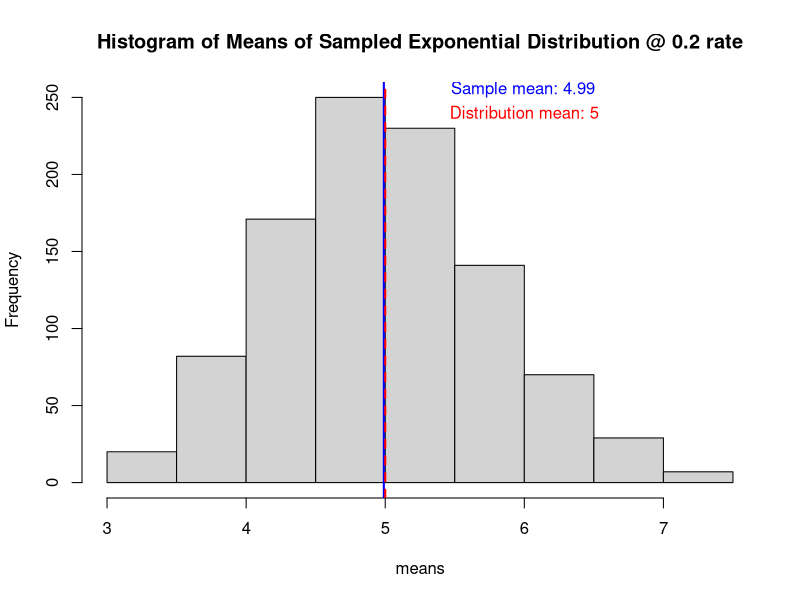
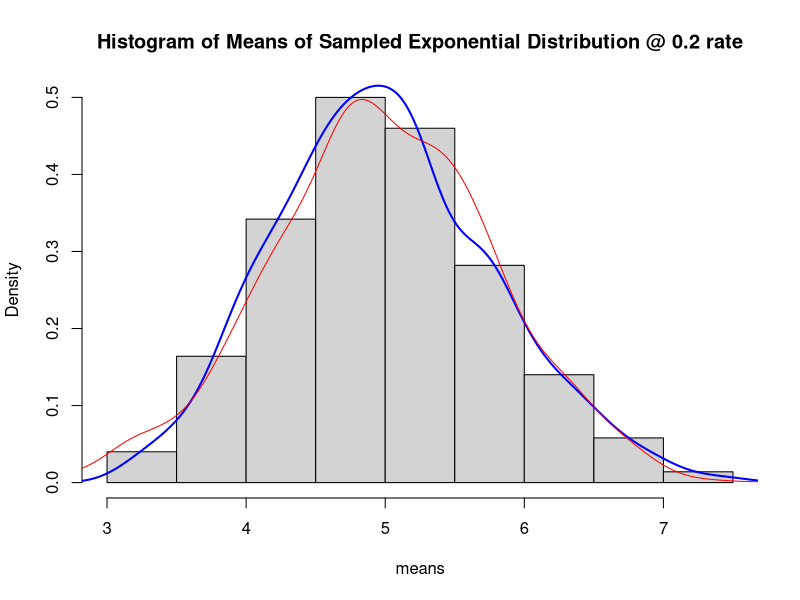
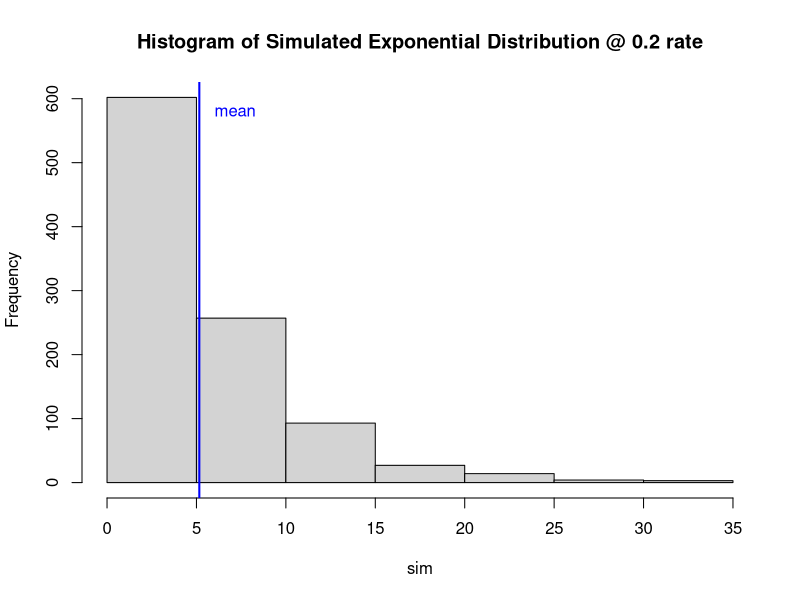
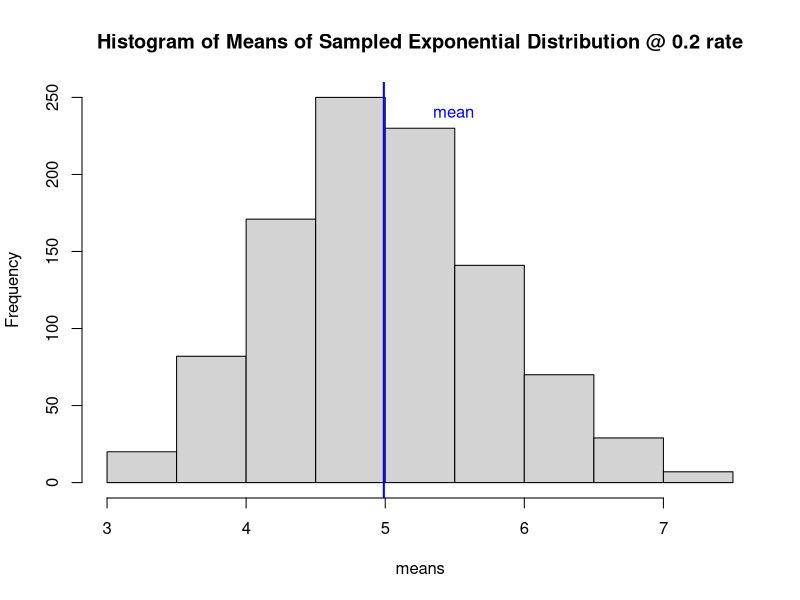
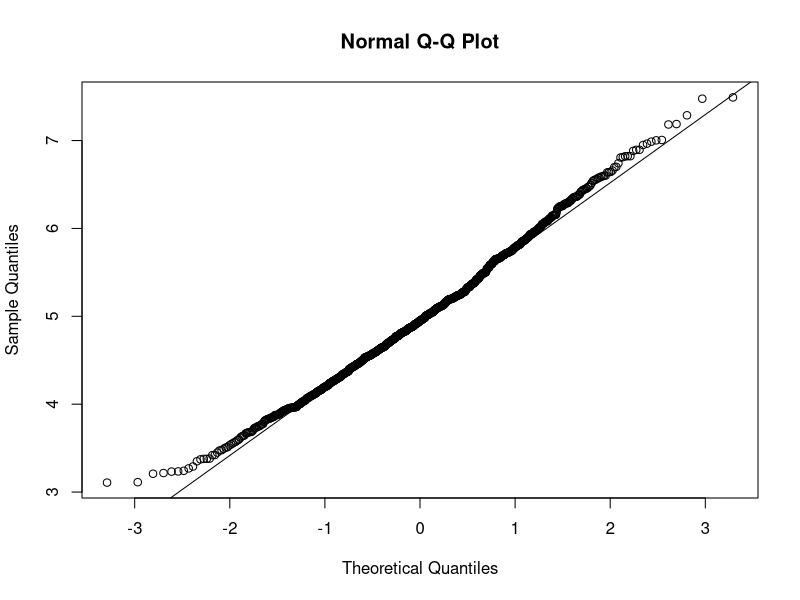

Here is the R script that generated these plots, in order:
## ---- chunk 1
knitr::opts_chunk$set(echo = FALSE)
if (!require(fBasics)){
        install.packages("fBasics")
        require(fBasics)
}
## ---- chunk 2
lambda = 0.2
n = 40
## ---- chunk 3
set.seed(1)

means = NULL
for (i in 1 : 1000) means = c(means, mean(rexp(n, lambda)))

sample_mean <- round(mean(means),2)
## ---- chunk 4
dist_mean <- 1/lambda

hist(means, main = "Histogram of Means of Sampled Exponential Distribution @ 0.2 rate")
abline(v = sample_mean, col = "blue", lwd = 2)
abline(v = dist_mean, col = "red", lwd = 2, lty = 2)
text(x = sample_mean+1, y = 255, labels = paste("Sample mean", sample_mean, sep = ": "), col = "blue")
text(x = dist_mean+1, y = 240, labels = paste("Distribution mean", dist_mean, sep = ": "), col = "red")
## ---- chunk 5
sample_var <- round(var(means),2)
dist_var <- round((1/lambda)^2/n,2)

print(paste("Theoretical variance is", dist_var, sep = ": "))
print(paste("Sample variance is:", sample_var, sep = ": "))
## ---- chunk 6
set.seed(1)
hist(means, main = "Histogram of Means of Sampled Exponential Distribution @ 0.2 rate", probability = T)
lines(density(means), lwd = 2, col = "blue")
lines(density(rnorm(n = 1000, mean = sample_mean, sd = sqrt(sample_var))), col = "red")
## ---- chunk 7
set.seed(1)
sim <- rexp(n = 1000, rate = lambda)

hist(sim, main = "Histogram of Simulated Exponential Distribution @ 0.2 rate")
abline(v = round(mean(sim),2), col = "blue", lwd = 2)
text(x = round(mean(sim),2)+2, y = 580, labels = "mean", col = "blue")
## ---- chunk 8
hist(means, main = "Histogram of Means of Sampled Exponential Distribution @ 0.2 rate")
abline(v = sample_mean, col = "blue", lwd = 2)
text(x = sample_mean+.5, y = 240, labels = "mean", col = "blue")
## ---- chunk 9

qqnorm(means)
qqline(means)
## ---- chunk 10
normalTest(means, method = "jb")
